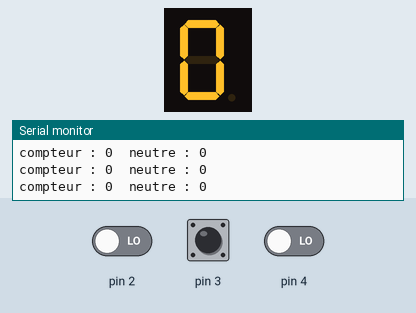
Bench run of a sketch on a simulated Arduino Uno, built with avr-gcc and run on an emulated ATmega328P. Shown: 1-digit seven-segment display, the last lines printed to the serial monitor. Wiring (inferred from the names in the program): 1-digit 7-segment display, segments lit when HIGH: segments pin 5, pin 6, pin 7, pin 8, pin 9, pin 10, pin 11. Inputs (shaded band) come from the test bench; at power-on: pin 2 LOW, pin 3 LOW, pin 4 LOW. The segment pins are drawn as the display they are named for.

Above: at 1.2 s.
1.3 s: pin 2 driven HIGH
At 2.5 s:
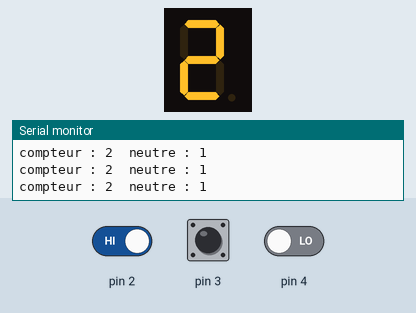
2.8 s: pin 3 driven HIGH
At 4.2 s:
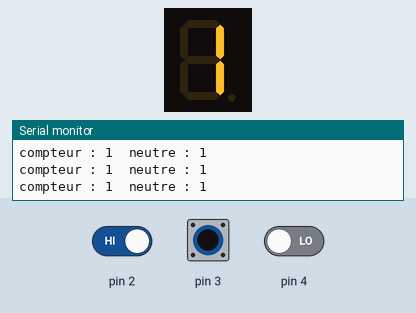
7.9 s: pin 4 driven HIGH
At 9.1 s:
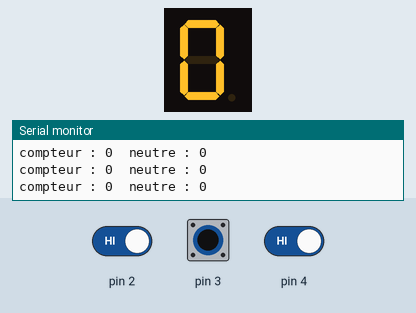
10.9 s: pin 3 pulsed LOW 5 times (0.12 s each, 0.3 s apart)
At 12.2 s:
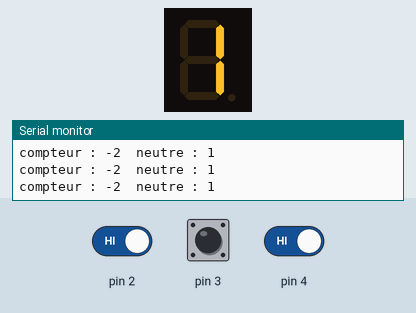
Timing chart, 0 to 13.9 s (numbered marks = the images above; inputs shaded):
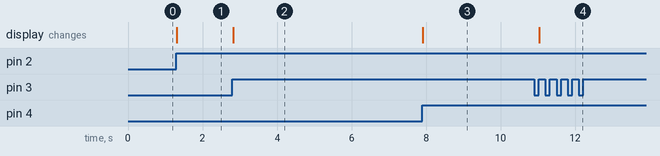

The sketch:

sketch_IndRappEng_3.2.ino
```cpp
// DECLARATION DE VARIABLES:
  int compteur = 0;
  int neutre = 0;

// BP1A = CONT HAUT(Bouton rouge), BP2A = CONT BAS(Bouton bleu), BP3A = CONT NEUTRE (Bouton blanc)
  int BP1A = 0,BP2A = 0,BP3A = 0;
  int BP1O = 0,BP2O = 0,BP3O = 0;

// GROS ENTIER
  unsigned long currentTime = 0;
  int state = 0;

// Update 7 segment: (Variables)
  const int A = 5;
  const int B = 6;
  const int C = 7;
  const int D = 8;
  const int E = 9;
  const int F = 10;
  const int G = 11;

//Interruption:
  #include <PinChangeInt.h>

// SI SIGNAL NEUTRE -> NEUTRE = 0
  void ISR3()
{
  if (neutre <= 1)
  {
    neutre = 0;
    compteur = 0;
  }
  }

// SI CONTACT HAUT et Neutre=0 -> Compteur=2 Sinon incremente Compteur
  void ISR1()
  {
    if (neutre >= 0 && compteur <= 1)
  {
  compteur = 2;
  neutre = 1;
}
else
    {
      compteur ++;
      neutre = 1;
       }
}

// SI CONT BAS et Neutre=0 -> Compteur=2 Sinon decremente Compteur
  void ISR2()
   {
    if (neutre == 0 && compteur == 0)

    {
      compteur = 1; neutre = 1;
       }
 else
    {
      compteur --;
      neutre = 1;
       }
  }
void setup() {
inithardware();

  PCintPort::attachInterrupt (2,ISR1,RISING);
  PCintPort::attachInterrupt (3,ISR2,RISING);
  PCintPort::attachInterrupt (4,ISR3,RISING);
}

void loop() {
 /*
  BP1A = digitalRead (2);
  BP2A = digitalRead (3);
  BP3A = digitalRead (4);

// SI CONT HAUT = 1 & NEUTRE = 1 & COMPT <= 4 -> COMPT + (Vitesse 2,3,4,5)
  if (BP1A == 1 && BP1O == 0 && neutre == 1 && compteur <= 4)
  { compteur++ ; neutre = 1 ; }

// SI CONT HAUT = 1 & NEUTRE = 0 & COMPT = 0 -> COMPT = 2 (Vitesse 2)
  if (BP1A == 1 && BP1O == 0 && neutre == 0 && compteur == 0)
  { compteur=2 ; neutre = 1 ; }

  BP2A = digitalRead (3);

// SI CONT BAS = 1 & NEUTRE = 1 & COMPT >= 2 -> COMPT - (Vitesse 1,2,3,4)
  if(BP2A == 1 && BP2O == 0 && neutre == 1 && compteur >= 2)
  { compteur-- ; neutre=1 ; }

// SI CONT BAS = 1 & NEUTRE = 0 & COMPT = 0 -> COMPT = 1 (Vitesse 1)
  if(BP2A == 1 && BP2O == 0 && neutre == 0 && compteur == 0)
  { compteur=1 ; neutre=1 ; }

// SI NEUTRE > 1 SECONDE -> COMPTEUR = 0 & NEUTRE = 0
  BP3A = digitalRead (4);
  if (BP3A == 1 && BP3O == 0)
  {
    currentTime = millis();
    // while = TANT QUE
    while(millis()-currentTime < 1000)
    {
      if (digitalRead (4) == 0)
      {
        state = 1;
        break;
      }
    }
    if (state==1)
      state = 0;
//RESET COMPT & NEUTRE
    else
    {neutre = 0;compteur = 0;}

  }    */

  Serial.print("compteur : ");
  Serial.print(compteur);
  Serial.print("\t");
  Serial.print("neutre : ");
  Serial.println(neutre);
   /*
  BP1O = BP1A;
  BP2O = BP2A;
  BP3O = BP3A;
   */
// Update 7 segments via fonction segupdate: AFFICHAGE DES RAPPORTS
segupdate ();
}
```

INIT_HARDWARE.ino
```cpp
// Declaration des pin entrée/sorties.
void inithardware()
{
  pinMode(12, INPUT);
  pinMode(3, INPUT);
  pinMode(4, INPUT);
  Serial.begin(9600);

// Pin de sortie pour Update 7 segment.
  pinMode(A, OUTPUT);
  pinMode(B, OUTPUT);
  pinMode(C, OUTPUT);
  pinMode(D, OUTPUT);
  pinMode(E, OUTPUT);
  pinMode(F, OUTPUT);
  pinMode(G, OUTPUT);

// Initialisation des sorties pour Update 7 segment.
  digitalWrite(A, LOW);
  digitalWrite(B, LOW);
  digitalWrite(C, LOW);
  digitalWrite(D, LOW);
  digitalWrite(E, LOW);
  digitalWrite(F, LOW);
  digitalWrite(G, LOW);

}
```

SEG_7_UPDATE.ino
```cpp
// Fonction Update 7 segment pour affichage des rapport en fonction du compteur.
void segupdate ()
{
if (neutre==0)
    {
    digitalWrite(A, HIGH);
    digitalWrite(B, HIGH);
    digitalWrite(C, HIGH);
    digitalWrite(D, HIGH);
    digitalWrite(E, HIGH);
    digitalWrite(F, HIGH);
    digitalWrite(G, LOW);
    };

if (compteur==1)
    {
    digitalWrite(A, LOW);
    digitalWrite(B, HIGH);
    digitalWrite(C, HIGH);
    digitalWrite(D, LOW);
    digitalWrite(E, LOW);
    digitalWrite(F, LOW);
    digitalWrite(G, LOW);
    };

if (compteur==2)
    {
    digitalWrite(A, HIGH);
    digitalWrite(B, HIGH);
    digitalWrite(C, LOW);
    digitalWrite(D, HIGH);
    digitalWrite(E, HIGH);
    digitalWrite(F, LOW);
    digitalWrite(G, HIGH);
    };

if (compteur==3)
    {
    digitalWrite(A, HIGH);
    digitalWrite(B, HIGH);
    digitalWrite(C, HIGH);
    digitalWrite(D, HIGH);
    digitalWrite(E, LOW);
    digitalWrite(F, LOW);
    digitalWrite(G, HIGH);
    };

if (compteur==4)
    {
    digitalWrite(A, LOW);
    digitalWrite(B, HIGH);
    digitalWrite(C, HIGH);
    digitalWrite(D, LOW);
    digitalWrite(E, LOW);
    digitalWrite(F, HIGH);
    digitalWrite(G, HIGH);
    };

if (compteur==5)
    {
    digitalWrite(A, HIGH);
    digitalWrite(B, LOW);
    digitalWrite(C, HIGH);
    digitalWrite(D, HIGH);
    digitalWrite(E, LOW);
    digitalWrite(F, HIGH);
    digitalWrite(G, HIGH);
    };
    }
```

Measured:
- after the input at 1.3 s, the display: changes at once (image 1)
- after the input at 2.8 s, the display: changes at once (image 2)
- after the input at 7.9 s, the display: changes at once (image 3)
- after the input at 10.9 s, the display: changes after 0.13 s (image 4)
